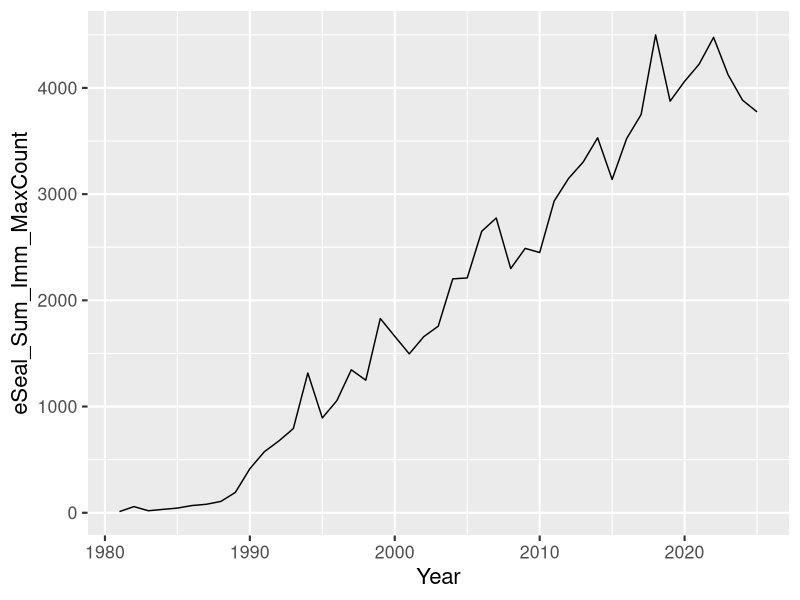

Recreate this plot in R. (Note: this script raises an error after producing the figure.)

## 2026-02-06
## simpler covariate setup

library(readxl)
library(tidyverse)
library(dplyr)

#rownames(small_c_Coyote_3yr_MOCI_MOCI_Dist_lag)
#we need: 
# "Coyote_BL_3yr"   "Coyote_DE_3yr"   "Coyote_DP_3yr"   "Coyote_PRH_3yr"  "Coyote_TB_3yr"  
# [6] "Coyote_TP_3yr"   "MOCI_JFM_NC"     "MOCI_LAG_AMJ_NC" "MOCI_LAG_OND_NC" "eSeal_IMM"      
# [11] "BL"              "DE"              "DP"              "PRH"             "TB"             
# [16] "TP" 

coyote <- read_excel("Data/CoyoteSightings_2025.xlsx")

coyote_rate <- coyote %>%
  mutate(rate = `Number of days with coyote sightings` / `Total number of monitoring surveys`) %>%
  arrange(Site, Year) %>%
  group_by(Site) %>%
  mutate(
    rate_t1 = lag(rate, 1),
    rate_t2 = lag(rate, 2),
    has_t1 = !is.na(rate_t1),
    has_t2 = !is.na(rate_t2)
  ) %>%
  mutate(
    weighted_rate = case_when(
      has_t1 & has_t2 ~ 0.5 * rate + 0.3 * rate_t1 + 0.2 * rate_t2,
      has_t1 & !has_t2 ~ 0.7 * rate + 0.3 * rate_t1,
      TRUE ~ 1.0 * rate
    )
  ) %>%
  # Replace NaN with mean of previous 2 years
  mutate(
    weighted_rate = case_when(
      is.nan(weighted_rate) & has_t1 & has_t2 ~ (rate_t1 + rate_t2) / 2,
      is.nan(weighted_rate) & has_t1 ~ rate_t1,
      is.nan(weighted_rate) ~ NA_real_,
      TRUE ~ weighted_rate
    )
  ) %>%
  select(Year, Site, rate, weighted_rate) %>%
  ungroup() %>%
  arrange(Year, Site)

# View results
print(coyote_rate)

# If you want just the final weighted rate column
coyote_rate <- coyote_rate %>%
  select(Year, Site, weighted_rate)

coyote_rate$weighted_rate[is.nan(coyote_rate$weighted_rate)] <- NA

print(coyote_rate)

coyote_wide <- coyote_rate %>%
  pivot_wider(names_from = Site, values_from = weighted_rate)

# Create rows for 1996-1999 with zeros
new_rows <- tibble(
  Year = 1996:1999,
  BL = 0, DE = 0, DP = 0, DR = 0, PB = 0, PRH = 0, TB = 0, TP = 0
)

# Bind and arrange by year
coyote_wide <- bind_rows(new_rows, coyote_wide) %>%
  arrange(Year)

#fix names
coyote_wide <- coyote_wide %>%
  rename_with(~ paste0("Coyote_", .), -Year)

## now human disturbance data---------
HumanDisturbance <- 
  read_excel("Data/HumanDisturbanceRate_1996To2025.xlsx")
HumanDisturbance <- 
  HumanDisturbance[,-5] #delete and give better name
HumanDisturbance$DistRate <- 
  HumanDisturbance$SumOfDisturbanceCount / HumanDisturbance$NSurveys
#remove raw data, keep rate
HumanDisturbance <- HumanDisturbance[,-c(3:4)]

#pivot wide
HumanDisturbance.wide <- 
  HumanDisturbance %>% pivot_wider(names_from = SiteCode,
                                   values_from = DistRate)
#remove DR and PB and 1996
HumanDisturbance.wide <-
  HumanDisturbance.wide %>%
  filter(Year > 1996) %>%
  select(-c(DR, PB))

(HumanDisturbance.wide)

#assign the 2020 NA a zero
HumanDisturbance.wide[24,4] <- 0
HumanDisturbance.wide

#fix names
HumanDisturbance.wide <- HumanDisturbance.wide %>%
  rename_with(~ paste0("Dist_", .), -Year)


## now MOCI data--------
MOCI <- read_csv("Data/CaliforniaMOCI.csv")
# Data wrangling
MOCI.dat <- MOCI %>%
  # Calculate mean of North and Central California
  mutate(mean_value = (`North California (38-42N)` + `Central California (34.5-38N)`) / 2) %>%
  # Select only needed columns
  select(Year, Season, mean_value) %>%
  # Create a lead year for OND values
  mutate(Year = ifelse(Season == "OND", Year + 1, Year)) %>%
  # Filter to keep only JFM, AMJ, and OND
  filter(Season %in% c("JFM", "AMJ", "OND")) %>%
  # Pivot wider to create columns for each season
  pivot_wider(
    names_from = Season,
    values_from = mean_value
  ) %>%
  # Arrange by Year
  arrange(Year) %>%
  # Reorder columns
  select(Year, JFM, AMJ, OND)

# View the result
(MOCI.dat)

#fix names
MOCI.dat <- MOCI.dat %>%
  rename_with(~ paste0("MOCI_", .), -Year)


#now the eSeal data------
# Instructions from 2024:
# eSeal data-> SUM the IMMATURE MOLT and the WEANED PUP count as for all PR sites (total pop) covariate.

eSeal <- 
  read_excel("Data/Eseal_1981-2025_BySubsite.xlsx")

unique(eSeal$MatureCode)

# 2026-04-03
# !!!!! UPDATE THIS TO EXTRACT APRIL-MAY-JUNE MAX MOLT COUNTS SUM OF ALL AGE CLASSES
# !!!! 2026-04-08  no AMJ data in the codde data

# Extract year and calculate annual max by SubSiteName, then sum
library(lubridate)


eSeal_max_imm <- eSeal %>%
  dplyr::mutate(Year = lubridate::year(StartDate)) %>%
  # dplyr::filter(MatureCode %in% c("IMM", "WNR")) %>%  # use all age classes per SA 2026-04-27
  dplyr::group_by(Year, SubSiteName, MatureCode) %>%
  dplyr::summarise(MaxCount = max(Count, na.rm = TRUE), .groups = "drop") %>%
  dplyr::group_by(Year) %>%
  dplyr::summarise(eSeal_Sum_Imm_MaxCount = sum(MaxCount))

eSeal_max_imm

ggplot(eSeal_max_imm, aes(Year, eSeal_Sum_Imm_MaxCount)) +
  geom_line() +
  theme_gray(base_size = 16)

#####

## Now put all the covariates together

coyote_wide
HumanDisturbance.wide
MOCI.dat
eSeal_max_imm

covariates <- MOCI.dat %>%
  left_join(HumanDisturbance.wide, by = "Year") %>%
  left_join(coyote_wide, by = "Year") %>%
  left_join(eSeal_max_imm, by = "Year") %>%
  filter(Year>1996) %>% ## seal data from 1997 - present
  filter(Year<2026)  #some leftover 2026 data



#transform
cov_t <- t(covariates)
#remove 2 sites coyote data 
cov_t <- cov_t[!rownames(cov_t) %in% c("Coyote_PB", "Coyote_DR"), ]

### now bring in the seal data from 4a
dat

# Remove Year row from covariates
cov_t_marss <- cov_t[-1, ]  # Remove first row (Year)

# Standardize covariates (z-score: mean=0, sd=1)
cov_t_scaled <- t(scale(t(cov_t_marss)))

# Check
rowMeans(cov_t_scaled)  # Should be ~0
apply(cov_t_scaled, 1, sd)  # Should be ~1


# Scale only rows with variance
cov_t_scaled <- cov_t_marss
rows_to_scale <- apply(cov_t_marss, 1, sd) > 0
cov_t_scaled[rows_to_scale, ] <- t(scale(t(cov_t_marss[rows_to_scale, ])))



# dat appears ready - just confirm it's a matrix
dat_marss <- as.matrix(dat)

# Verify dimensions match (same number of columns = years)
ncol(cov_t_marss)  # Should match
ncol(dat_marss)    # Should match

dim(dat)          # Should be 18 × 29
dim(cov_t_marss)  # Should be 16 × 29
